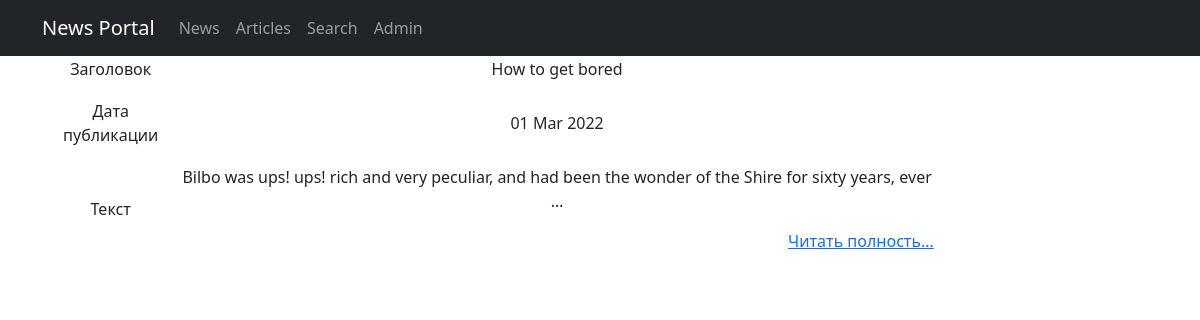
The app's page /articles/ with its own data.
### newsportal/models.py (models this page shows, shortened)
class Post(models.Model):
    author = models.ForeignKey(Author, on_delete=models.CASCADE)
    NEWS = "NW"
    ARTICLE = "AR"
    CATEGORY_CHOICE = (
        (NEWS, 'Новость'),
        (ARTICLE, 'Статья'),
    )
    category = models.CharField(max_length=2, choices=CATEGORY_CHOICE, default=ARTICLE)
    dateCreation = models.DateTimeField(auto_now_add=True)
    postCategory = models.ManyToManyField(Category, through="PostCategory")
    title = models.CharField(max_length=128)
    text = models.TextField()
    rating = models.SmallIntegerField(default=0)
    class Meta:
        verbose_name = "Пост"
        verbose_name_plural = "Посты"
    def display_postCategory(self):
        return ', '.join([postCategory.name for postCategory in self.postCategory.all()[:3]])
    display_postCategory.short_description = 'postCategory'

### newsportal/views.py (the view)
# urls.py: path("articles/", ArticleList.as_view(), name='articles'),
class ArticleList(ListView):
    model = Post
    template_name = 'articles.html'
    context_object_name = 'posts'
    queryset = Post.objects.filter(category='AR')
    paginate_by = 1

### newsportal/templatetags/custom_filters.py (called while the page is built)
@register.filter(name="censor")
@stringfilter
def censor(value):
    if not isinstance(value, str):
        raise ValueError('Нельзя цензурировать не строку!')
    value_split = value.split(" ")
    value_cens = ""
    for i in value_split:
        if i.lower() in badwords:
            value_cens += "ups! "
        else:
            value_cens += i + " "
    return value_cens

### newsportal/templates/newsportal/articles.html (shortened to what this page needs)
{% extends 'flatpages/default.html' %}
{% load custom_filters %}
{% load custom_tags %}
{% block content %}
    {% if posts %}
        <table width="80%">
            {% for post in posts %}
            <tr>
                <td>
                <p>Заголовок</p>
                </td>
                <td>
                <p>{{post.title|censor}}</p>
                </td>
            </tr>
            <tr>
                <td>
                <p>Дата публикации</p>
                </td>
                <td>
                <p>{{ post.dateCreation|date:"d M Y" }}</p>
                </td>
            </tr>
            <tr>
                <td>
                <p>Текст</p>
                </td>
                <td>
                <p>{{ post.text|truncatewords:20|censor}}</p>
                    <p align="right"> <a href="{{ page_obj.number }}">Читать полность...</a></p>
                </td>
            </tr>
             {% endfor %}
        </table>
    {% else %}
    <h2>Нет публикаций</h2>
    {% endif %}
{% endblock content %}

### records on screen
Post: title|censor "How to get bored", dateCreation "01 Mar 2022", text|censor "Bilbo was ups! ups! rich and very peculiar, and had been the wonder of the Shire for sixty years, ever …"
